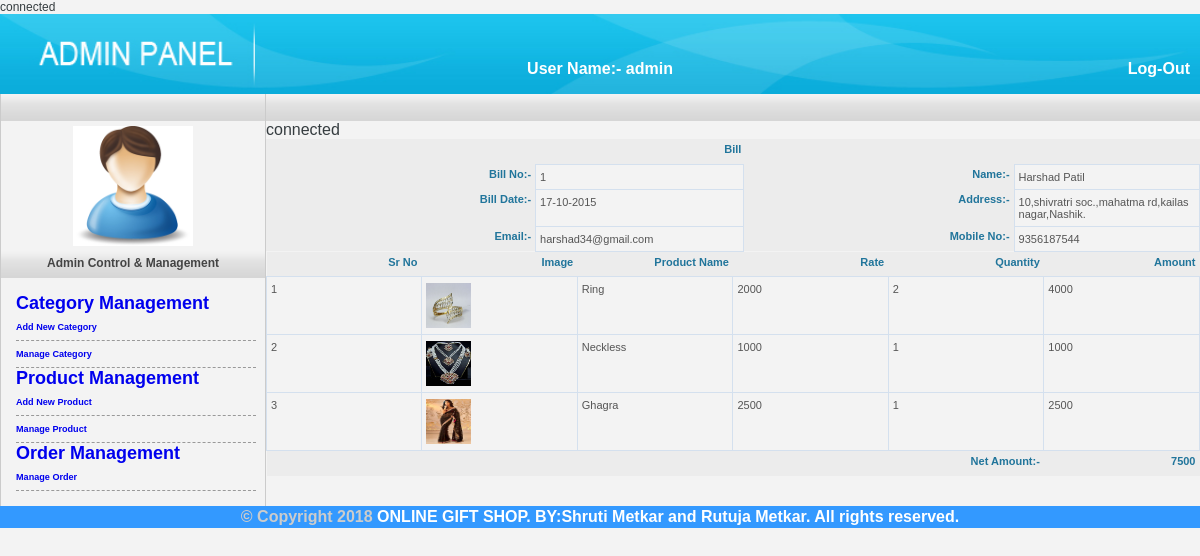
/admin/view-order.php?rid=1, run on the app's committed database.
### tables this page shows
CREATE TABLE IF NOT EXISTS `ordermaster` (
`orderid` int(11) NOT NULL,
  `orderdate` datetime NOT NULL,
  `membername` varchar(255) NOT NULL,
  `address` varchar(500) NOT NULL,
  `email` varchar(255) NOT NULL,
  `mobileno` varchar(255) NOT NULL,
  `cardno` varchar(255) NOT NULL,
  `netamount` varchar(255) NOT NULL
);

CREATE TABLE IF NOT EXISTS `orderdetails` (
`detailsid` int(11) NOT NULL,
  `productid` int(11) NOT NULL,
  `quantity` binary(1) NOT NULL,
  `rate` decimal(10,0) NOT NULL,
  `amount` decimal(10,0) NOT NULL,
  `orderid` int(11) NOT NULL
);

CREATE TABLE IF NOT EXISTS `productmaster` (
`productid` int(11) NOT NULL,
  `productname` varchar(255) NOT NULL,
  `rate` decimal(10,0) NOT NULL,
  `description` text NOT NULL,
  `imagename` varchar(255) NOT NULL,
  `categoryid` int(11) NOT NULL
);

### admin/view-order.php (the view, shortened to what this page needs)
<?Php include('include/header.php');
$servername = "localhost";
$username = "root";
$password = "";
$dbname = "giftshop";
$conn = mysqli_connect($servername, $username, $password, $dbname);
if ($conn->connect_error) {
    die("Connection failed: " . $conn->connect_error);
}else{
	echo "connected";
}
      if(isset($_GET["rid"]) && $_GET["rid"]!="" && is_numeric($_GET["rid"]))
      $orderid=mysql_real_escape_string($_GET["rid"]);
      else
      $orderid=0;
      $ordersql="SELECT * from ordermaster where orderid=".$orderid."";
$orderresult=mysqli_query($conn,$ordersql);
$rowcount=mysqli_num_rows($orderresult);
if($rowcount!=0)
{
$order=mysqli_fetch_array($orderresult);?>
<table border="0" width="100%" cellpadding="0" cellspacing="0" class="table_view">
  <tr style="background-color:#999; color:#FFF;font-weight:bold;font-size:12px;text-align:center;">
    <th colspan="4" style="text-align:center;">Bill</th>
  </tr>
  <tr>
    <th align="right" width="60">Bill No:-</th>
    <td align="left" width="100"><?Php echo $order["orderid"];?></td>
    <th align="right" width="60">Name:-</th>
    <td align="left" width="100"><?Php echo $order["membername"];?></td>
  </tr>
  <tr>
    <th align="right">Bill Date:-</th>
    <td align="left"><?php echo date("d-m-Y",strtotime($order['orderdate']));?></td>
    <th align="right">Address:-</th>
    <td align="left"><?Php echo $order["address"];?></td>
  </tr>
  <tr>
    <th align="right">Email:-</th>
    <td align="left"><?php echo $order['email'];?></td>
    <th align="right">Mobile No:-</th>
    <td align="left"><?Php echo $order["mobileno"];?></td>
  </tr>
</table>
<table border="0" width="100%" cellpadding="0" cellspacing="0" class="table_view">
  <tr style="background-color:#999; color:#FFF;font-weight:bold;font-size:12px;">
    <th>Sr No</th>
    <th>Image</th>
    <th>Product Name</th>
    <th>Rate</th>
    <th>Quantity</th>
    <th>Amount</th>
  </tr>
  <?Php
			$productsql="SELECT orderdetails.*,productmaster.productname,productmaster.imagename FROM orderdetails INNER JOIN productmaster ON orderdetails.productid = productmaster.productid where orderdetails.orderid=".$_GET["rid"]."";
			$productresult=mysqli_query($conn,$productsql);
			$rowcount=mysqli_num_rows($productresult);
			if($rowcount!=0){
				$pno=0;
				$namt=0;
				while($product=mysqli_fetch_array($productresult)){$pno++;
				$amt=round($product["quantity"] * $product["rate"]);
				$namt = $namt + $amt;
				?>
  <tr>
    <td><?Php echo $pno;?></td>
    <td><img src="../product-master/<?Php echo $product["imagename"];?>" height="45" width="45" />
    <td><?Php echo $product["productname"];?></td>
    <td><?Php echo $product["rate"];?></td>
    <td><?Php echo $product["quantity"];?></td>
    <td><?Php echo $amt;?></td>
  </tr>
  <?Php }?>
  <tr style="background-color:#999; color:#FFF;font-weight:bold;font-size:12px;">
    <th colspan="5" align="right">Net Amount:- </th>
    <th><?Php echo $namt;?></th>
  </tr>
  <?php }else{echo '<tr><th colspan="7">No Shopping Summary Found</th></tr>';}?>
</table>
<?php }else{echo '<h3> No Order Details Found...</h3>';}?>
<?Php include('include/footer.php');?>

### admin/css/style.css (style rules this page uses)
body { background-color:#F3F3F3;color:#363d40;float:left;font-family:Verdana, Arial, Helvetica, sans-serif;font-size:12px;margin:0;padding:0;width:100%;word-wrap:word-wrap; }
html,div,a,p,span,img,h1,h2,h3,h4,h5,h6,ul,li,ol,label,form,pre { border:none;list-style-type:none;margin:0;outline:none;padding:0;text-decoration:none; }
.table_view { border-collapse:collapse;color:#555;font-family:Verdana, Geneva, sans-serif, Arial, sans-serif;font-size:11px; }
.table_view th { background:#ececec;border:0 solid #D4E0EE;color:#21759b;cursor:pointer;font-size:11px;height:25px;padding:4px;text-align:right;vertical-align:top;width:150px; }
.table_view td { border:1px solid #D4E0EE;font-size:11px;padding:4px;vertical-align:top; }
.table_view tr td { padding:6px 4px; }

### data on the page
ordermaster: orderid "1", membername "Harshad Patil", orderdate "17-10-2015", address "10,shivratri soc.,mahatma rd,kailas nagar,Nashik.", email "harshad34@gmail.com", mobileno "9356187544"
orderdetails: productmaster.imagename (picture), productmaster.productname "Ring", rate "2000", quantity "2", amt "4000"
orderdetails: productmaster.imagename (picture), productmaster.productname "Neckless", rate "1000", quantity "1"
orderdetails: productmaster.imagename (picture), productmaster.productname "Ghagra", rate "2500", quantity "1"

### other printed values
$namt "7500"
